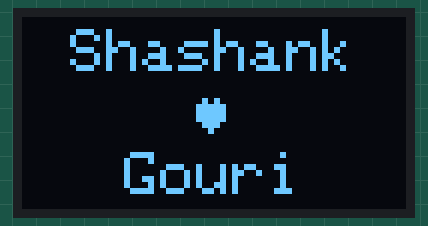
Bench run of a sketch on a simulated Arduino Uno, built with avr-gcc and run on an emulated ATmega328P. Shown: 128×64 one-colour display.

Above: at 0.1 s.

The sketch:

oleddisplay.ino
```cpp
 #include<Wire.h>
 #include<Adafruit_GFX.h>
 #include<Adafruit_SSD1306.h>

 #define SCREEN_WIDTH 128
 #define SCREEN_HIGHT 64
 Adafruit_SSD1306 oled(128,64,&Wire,-1);


 void setup()
 {
  // put your setup code here, to run once:
 Serial.begin(9600);
 if(!oled.begin(SSD1306_SWITCHCAPVCC,0X3C))
 {
  Serial.println(F("SSD1306 FAILED"));
  while(true);
 }

 oled.clearDisplay();
}

void loop() {
  // put your main code here, to run repeatedly:
 oled.setTextSize(2);
 oled.setTextColor(WHITE);
 oled.setCursor(16,4);
 oled.println("Shashank");
 oled.setCursor(58,25);
  oled.write(3);

 oled.setCursor(34,45);
 oled.println("Gouri");
 oled.display();
 delay(1000);
}
```
